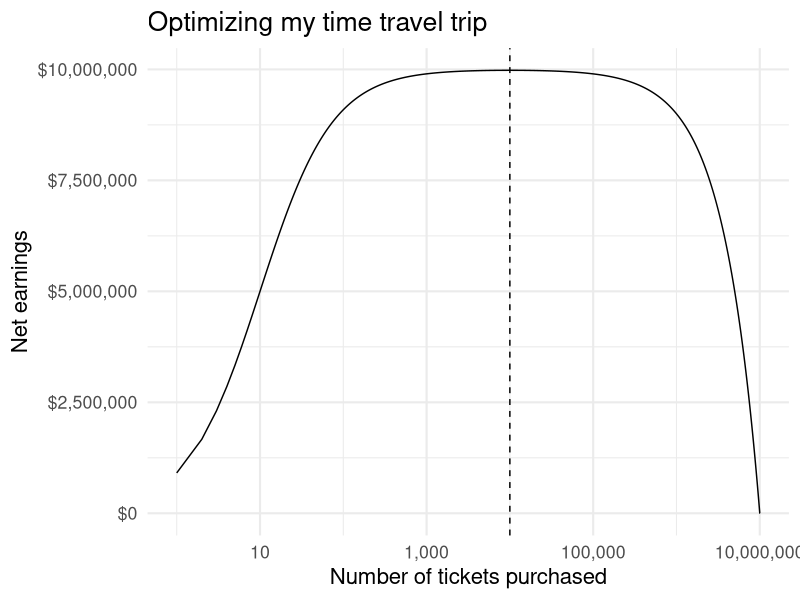
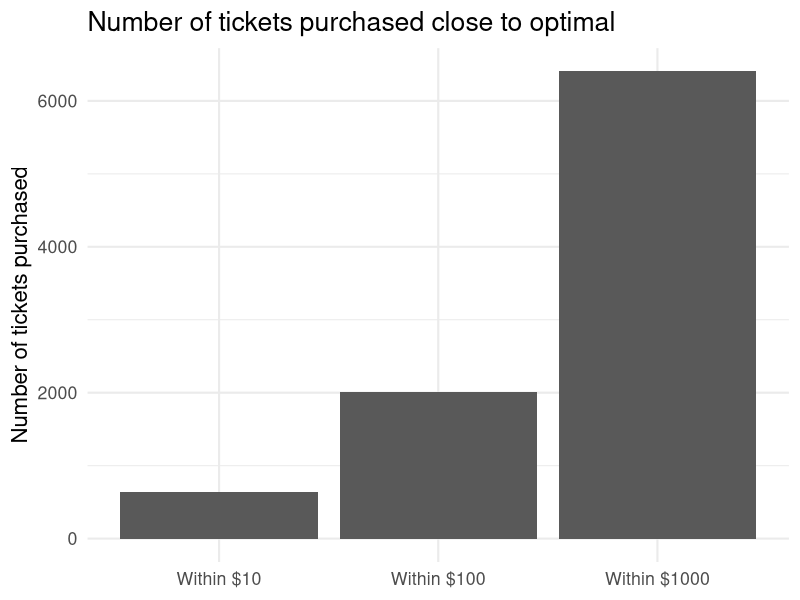

Generate these figures, in order, with R:
## ---- chunk 1
knitr::opts_chunk$set(cache = TRUE, cache.lazy = FALSE)
options(digits = 4)
## ---- chunk 2
library(tidyverse)

theme_set(theme_minimal(base_size = 16))
## ---- chunk 3
# earnings function
lottery_earnings <- function(my_tickets = 1, lottery_prize = 1e07, other_tickets = 10){
  # earnings per ticket
  per_ticket_earnings <- lottery_prize / (my_tickets + other_tickets)

  # total payout i receive
  payout <- per_ticket_earnings * my_tickets

  # subtract how much i spent on tickets
  net_earnings <- payout - my_tickets

  return(net_earnings)
}

# calculate all possible earnings
earnings_tbl <- tibble(
  my_tickets = seq(from = 1, to = 1e07, by = 1),
  net_earnings = lottery_earnings(my_tickets = my_tickets)
)
## ---- chunk 4
slice_max(.data = earnings_tbl, order_by = net_earnings, n = 10) %>%
  mutate(my_tickets = scales::comma_format(accuracy = 1)(my_tickets),
         net_earnings = scales::dollar(net_earnings)) %>%
  knitr::kable(col.names = c("Number of tickets purchased", "Net earnings"),
               caption = "Optimal number of tickets to purchase")
## ---- chunk 5
# reduce number of observations to simplify plotting
earnings_tbl[c(1:1e04, seq(from = 1e04+1, to = 1e07, by = 1e01)), ] %>%
  ggplot(mapping = aes(x = my_tickets, y = net_earnings)) +
  geom_line() +
  geom_vline(xintercept = with(earnings_tbl, my_tickets[which(net_earnings == max(net_earnings))]),
             linetype = 2) +
  scale_x_log10(labels = scales::comma) +
  scale_y_continuous(labels = scales::dollar) +
  labs(
    title = "Optimizing my time travel trip",
    x = "Number of tickets purchased",
    y = "Net earnings"
  )
## ---- chunk 6
earnings_tbl %>%
  summarize(`Within $10` = sum(abs(net_earnings - max(net_earnings)) < 10),
            `Within $100` = sum(abs(net_earnings - max(net_earnings)) < 100),
            `Within $1000` = sum(abs(net_earnings - max(net_earnings)) < 1000)
            ) %>%
  pivot_longer(cols = everything(), names_to = "var", values_to = "value") %>%
  ggplot(mapping = aes(x = var, y = value)) +
  geom_col() +
  labs(title = "Number of tickets purchased close to optimal",
       x = NULL,
       y = "Number of tickets purchased")
